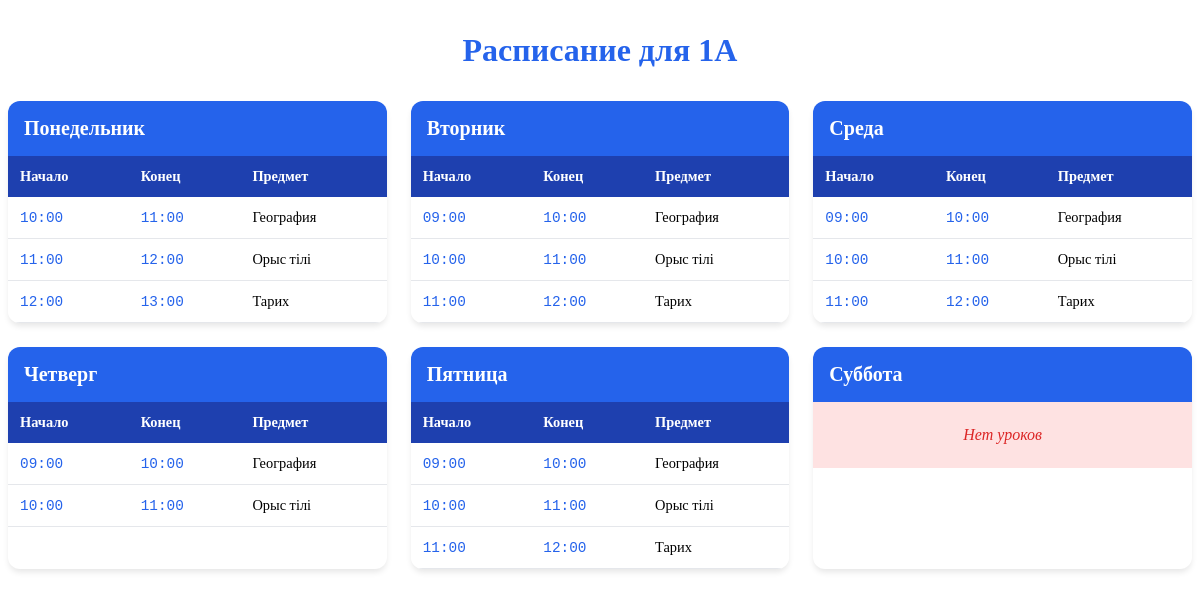
/lesson_schedule/1/ (signed in), run on the app's committed database.
### school/models.py (models this page shows, shortened)
class SubGrade(models.Model):
    grade = models.ForeignKey(Grade, on_delete=models.CASCADE, related_name='subgrades')
    letter = models.CharField(max_length=1)  # Например, 'А', 'Б', 'В' и т.д.
    class Meta:
        verbose_name = "Подкласс"
        verbose_name_plural = "Подклассы"
        unique_together = (('grade', 'letter'),)
    def __str__(self):
        return f"{self.grade.number}{self.letter}"

class Grade(models.Model):
    school = models.ForeignKey(School, on_delete=models.CASCADE, related_name='grades')
    number = models.PositiveIntegerField(null=True)
    class Meta:
        verbose_name = "Класс"
        verbose_name_plural = "Классы"

class Lesson(models.Model):
    subgrade = models.ForeignKey(SubGrade, on_delete=models.CASCADE, related_name='lessons')
    subject = models.ForeignKey(Subject, on_delete=models.CASCADE)
    day_of_week = models.IntegerField(choices=DAYS_OF_WEEK)
    start_time = models.TimeField()
    end_time = models.TimeField()
    class Meta:
        verbose_name = "Урок"
        verbose_name_plural = "Уроки"
        ordering = ['day_of_week', 'start_time']

class Subject(models.Model):
    school = models.ForeignKey(School, on_delete=models.CASCADE, related_name='subjects')
    name = models.CharField(max_length=50)
    class Meta:
        verbose_name = "Предмет"
        verbose_name_plural = "Предметы"
        unique_together = (('school', 'name'),)
    def __str__(self):
        return self.name

### school/views.py (the view)
# urls.py: path('lesson_schedule/<int:subgrade_id>/', views.lesson_schedule, name='lesson_schedule'),
@login_required
def lesson_schedule(request, subgrade_id):
    user_school = request.user.school_user.school
    subgrade = get_object_or_404(SubGrade, id=subgrade_id, grade__school=user_school)
    lessons_by_day = {}
    for day_num, day_name in DAYS_OF_WEEK:
        lessons = Lesson.objects.filter(subgrade=subgrade, day_of_week=day_num).order_by('start_time')
        lessons_by_day[day_name] = lessons
    return render(request, 'school/lesson_schedule.html', {'subgrade': subgrade, 'lessons_by_day': lessons_by_day})

### school/templates/school/lesson_schedule.html (shortened to what this page needs)
<!DOCTYPE html>
<html lang="ru">
<head>
</head>
<body>
    <div class="container">
        <h1>Расписание для {{ subgrade }}</h1>
        <div class="schedule-grid">
            <div class="schedule-row">
                {% for day_name, lessons in lessons_by_day.items %}
                    {% if forloop.counter <= 3 %}
                        <div class="schedule-card">
                            <div class="day-header">
                                {{ day_name }}
                            </div>
                            {% if lessons|length > 0 %}
                                <table>
                                    <thead>
                                        <tr>
                                            <th>Начало</th>
                                            <th>Конец</th>
                                            <th>Предмет</th>
                                        </tr>
                                    </thead>
                                    <tbody>
                                        {% for lesson in lessons %}
                                            <tr class="lesson-row">
                                                <td class="time-cell">{{ lesson.start_time|time:"H:i" }}</td>
                                                <td class="time-cell">{{ lesson.end_time|time:"H:i" }}</td>
                                                <td class="subject-cell">{{ lesson.subject }}</td>
                                            </tr>
                                        {% endfor %}
                                    </tbody>
                                </table>
                            {% else %}
                                <div class="no-lessons">
                                    Нет уроков
                                </div>
                            {% endif %}
                        </div>
                    {% endif %}
                {% endfor %}
            </div>
            <div class="schedule-row">
                {% for day_name, lessons in lessons_by_day.items %}
                    {% if forloop.counter > 3 and forloop.counter <= 6 %}
                        <div class="schedule-card">
                            <div class="day-header">
                                {{ day_name }}
                            </div>
                            {% if lessons|length > 0 %}
                                <table>
                                    <thead>
                                        <tr>
                                            <th>Начало</th>
                                            <th>Конец</th>
                                            <th>Предмет</th>
                                        </tr>
                                    </thead>
                                    <tbody>
                                        {% for lesson in lessons %}
                                            <tr class="lesson-row">
                                                <td class="time-cell">{{ lesson.start_time|time:"H:i" }}</td>
                                                <td class="time-cell">{{ lesson.end_time|time:"H:i" }}</td>
                                                <td class="subject-cell">{{ lesson.subject }}</td>
                                            </tr>
                                        {% endfor %}
                                    </tbody>
                                </table>
                            {% else %}
                                <div class="no-lessons">
                                    Нет уроков
                                </div>
                            {% endif %}
                        </div>
                    {% endif %}
                {% endfor %}
            </div>
        </div>
    </div>
</body>
</html>

### school/templates/school/lesson_schedule.html (style rules this page uses)
:root { --primary-color: #2563eb; --secondary-color: #1e40af; --background-color: #f1f5f9; --card-background: #ffffff; --text-color: #1f2937; --border-radius: 12px; }
.container { max-width: 1400px; margin: 0 auto; }
h1 { text-align: center; color: var(--primary-color); font-size: 2rem; margin: 2rem 0; font-weight: 700; }
.schedule-grid { display: grid; grid-template-rows: auto auto; gap: 1.5rem; margin-bottom: 2rem; }
.schedule-row { display: grid; grid-template-columns: repeat(3, 1fr); gap: 1.5rem; }
.schedule-card { background: var(--card-background); border-radius: var(--border-radius); box-shadow: 0 4px 6px -1px rgb(0 0 0 / 0.1); overflow: hidden; height: 100%; }
.day-header { background-color: var(--primary-color); color: white; padding: 1rem; font-size: 1.25rem; font-weight: 600; }
table { width: 100%; border-collapse: collapse; background-color: var(--card-background); }
th { background-color: var(--secondary-color); color: white; padding: 0.75rem; text-align: left; font-weight: 600; font-size: 0.9rem; }
td { padding: 0.75rem; border-bottom: 1px solid #e5e7eb; font-size: 0.9rem; }
.no-lessons { padding: 1.5rem; text-align: center; color: #dc2626; font-style: italic; background-color: #fee2e2; }
.time-cell { font-family: 'Monaco', monospace; color: var(--primary-color); font-weight: 500; }
.subject-cell { font-weight: 500; }

### data on the page
SubGrade: grade+letter "1А"
Lesson: start_time "10:00", end_time "11:00", subject "География"
Lesson: start_time "11:00", end_time "12:00", subject "Орыс тілі"
Lesson: start_time "12:00", end_time "13:00", subject "Тарих"
Lesson: start_time "09:00", end_time "10:00", subject "География"
Lesson: start_time "10:00", end_time "11:00", subject "Орыс тілі"
Lesson: start_time "11:00", end_time "12:00", subject "Тарих"
Lesson: start_time "09:00", end_time "10:00", subject "География"
Lesson: start_time "10:00", end_time "11:00", subject "Орыс тілі"
Lesson: start_time "11:00", end_time "12:00", subject "Тарих"
Lesson: start_time "09:00", end_time "10:00", subject "География"
Lesson: start_time "10:00", end_time "11:00", subject "Орыс тілі"
Lesson: start_time "09:00", end_time "10:00", subject "География"
Lesson: start_time "10:00", end_time "11:00", subject "Орыс тілі"
Lesson: start_time "11:00", end_time "12:00", subject "Тарих"

### other printed values
{{ day_name }} "Понедельник" "Вторник" "Среда"
{{ day_name }} "Четверг" "Пятница" "Суббота"
